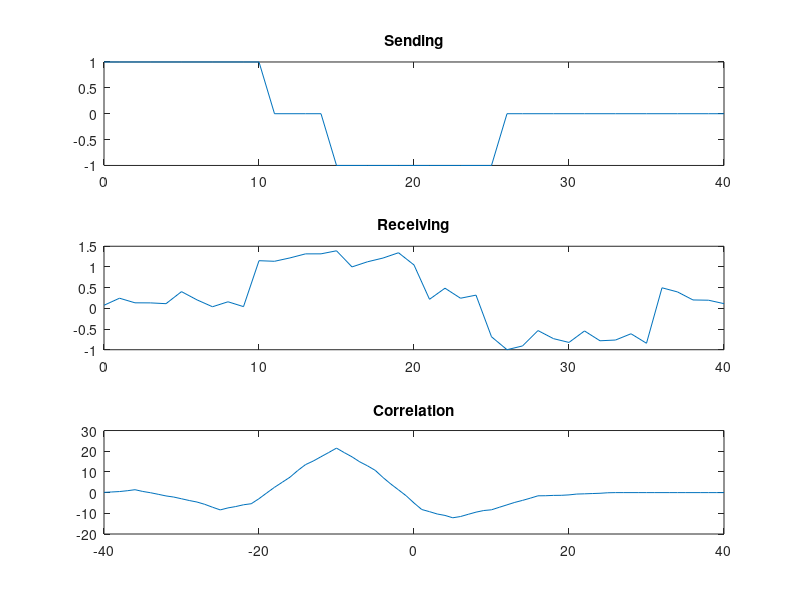

Write MATLAB code to recreate this figure.
t = 0:1:40;
s1 = t>=0 & t<=10;
s2 = (t>=15 & t<=25)*(-1);
y1 = s1+s2;
subplot(3,1,1);
plot(t,y1);
title("Sending")
s3 = t>=10 & t<=20;
s4 = (t>=25 & t<=35)*(-1);
y2 = s3+s4;
y2 = y2+0.5*rand(size(y2));
subplot(3,1,2);
plot(t,y2);
title("Receiving");

y = xcorr(y1, y2);

[max_val, max_idx] = max(abs(y));

time_delay = (max_idx - 1);
lag = -length(y1)+1:length(y1)-1;

subplot(3,1,3);
plot(lag,y);
title("Correlation");
fprintf('The time delay between y1 and y2 is %.3f seconds.\n', time_delay);
